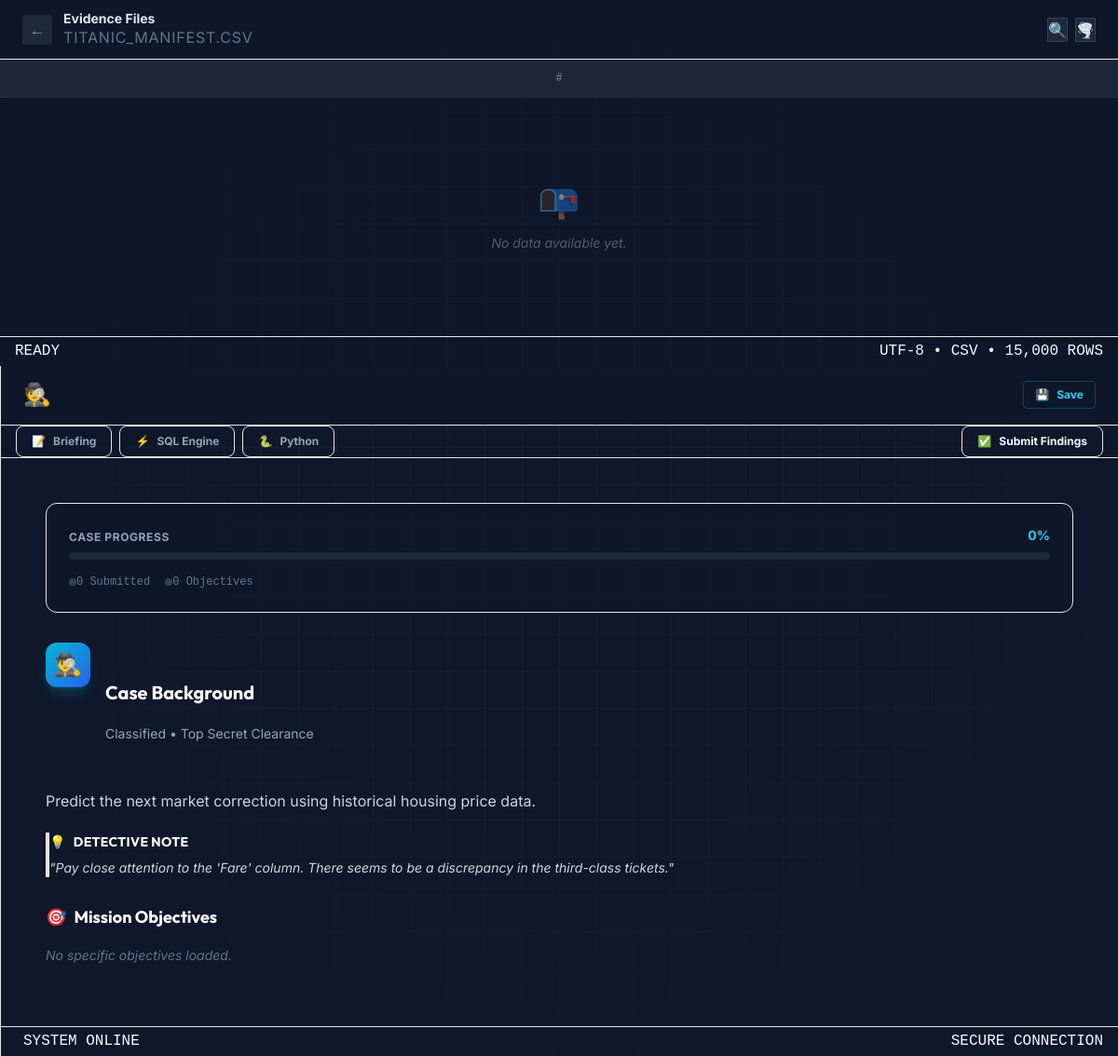
/case/3/ (signed in), run on the app's committed database.
### core/models.py (models this page shows, shortened)
class Case(models.Model):
    DIFFICULTY_CHOICES = [
        ('Easy', 'Easy'),
        ('Medium', 'Medium'),
        ('Hard', 'Hard'),
    ]
    COLOR_CHOICES = [
        ('green', 'Green'),
        ('yellow', 'Yellow'),
        ('red', 'Red'),
    ]
    title = models.CharField(max_length=200)
    description = models.TextField()
    dataset = models.ForeignKey(Dataset, on_delete=models.SET_NULL, null=True, blank=True, related_name='cases')
    difficulty = models.CharField(max_length=20, choices=DIFFICULTY_CHOICES)
    difficulty_color = models.CharField(max_length=20, choices=COLOR_CHOICES, default='green')
    xp_reward = models.IntegerField(default=100)
    order = models.IntegerField(default=0, help_text="Order in the learning path")
    is_active = models.BooleanField(default=True)

### core/views.py (the view, shortened to what this page needs)
# urls.py: path('case/<int:id>/', views.case_detail_view, name='case_detail'),
@login_required
def case_detail_view(request, id):
    case = get_object_or_404(Case, id=id)
    columns = []
    rows = []
    context = {
        'case': case,
        'columns': columns,
        'rows': rows,
    }
    return render(request, 'core/case_detail.html', context)

### core/templates/core/case_detail.html (shortened to what this page needs)
{% extends 'core/base.html' %}
{% block padding_top %}pt-0{% endblock %}
{% block content %}
<div class="min-h-screen lg:h-screen flex flex-col lg:flex-row lg:overflow-hidden bg-[#0f172a]">
    <div
        class="w-full lg:w-1/2 flex flex-col border-r border-slate-700/50 bg-slate-900/50 h-[60vh] lg:h-full shrink-0 min-w-0">
        <div
            class="h-16 flex items-center justify-between px-6 border-b border-slate-700/50 bg-slate-800/20 backdrop-blur shrink-0">
            <div class="flex items-center gap-3">
                <a href="{% url 'dashboard' %}"
                    class="w-8 h-8 rounded bg-slate-800 flex items-center justify-center text-slate-400 hover:text-white hover:bg-slate-700 transition-all"
                    title="Back to Dashboard">
                    ←
                </a>
                <div>
                    <span class="block font-bold text-slate-200 text-sm leading-tight">Evidence Files</span>
                    <span
                        class="text-[10px] text-slate-500 uppercase tracking-wider block truncate max-w-[100px] sm:max-w-none">
                        {% if case.dataset %}{{ case.dataset.name }}{% else %}titanic_manifest.csv{% endif %}
                    </span>
                </div>
            </div>
            <div class="flex items-center gap-2">
                <button
                    class="p-1.5 text-slate-400 hover:text-white transition-colors bg-slate-800 border border-slate-700 rounded-md sm:hidden"
                    title="Search">🔍</button>
                <button
                    class="p-1.5 text-slate-400 hover:text-white transition-colors bg-slate-800 border border-slate-700 rounded-md"
                    title="Filter">🌪️</button>
            </div>
        </div>
        <div class="flex-1 overflow-auto relative custom-scrollbar bg-[#0B1120]">
            <table class="w-full text-left text-sm text-slate-400 border-collapse">
                <thead class="bg-slate-800/80 text-slate-300 sticky top-0 z-10 shadow-sm backdrop-blur-sm">
                    <tr>
                        <th
                            class="px-4 py-3 font-mono text-xs border-b border-slate-700 whitespace-nowrap bg-slate-800/50 text-slate-500 w-12 text-center select-none">
                            #</th>
                    </tr>
                </thead>
                <tbody class="divide-y divide-slate-800/30">
                    {% for row in rows %}
                    <tr class="hover:bg-cyan-500/5 transition-colors cursor-pointer group">
                        <td
                            class="px-4 py-2 font-mono text-[10px] text-slate-600 border-r border-slate-800/50 bg-slate-900/40 text-center select-none">
                            {{ forloop.counter }}</td>
                        {% for cell in row %}
                        <td class="px-4 py-2 text-xs border-r border-dashed border-slate-800/30 truncate max-w-[200px] text-slate-400 group-hover:text-slate-200"
                            title="{{ cell }}">
                            {{ cell }}
                        </td>
                        {% endfor %}
                    </tr>
                    {% empty %}
                    <tr>
                        <td colspan="100" class="h-64 text-center">
                            <div class="flex flex-col items-center justify-center opacity-50">
                                <span class="text-4xl mb-4">📭</span>
                                <p class="text-slate-400 italic">No data available yet.</p>
                            </div>
                        </td>
                    </tr>
                    {% endfor %}
                </tbody>
            </table>
        </div>
        <div
            class="h-8 bg-[#0a0f1c] border-t border-slate-800 flex items-center px-4 text-[10px] text-slate-600 font-mono justify-between shrink-0">
            <span>READY</span>
            <span>UTF-8 • CSV • 15,000 ROWS</span>
        </div>
    </div>
    <div
        class="w-full lg:w-1/2 flex flex-col bg-[#0f172a] relative border-l border-slate-800 shadow-2xl h-auto lg:h-full min-w-0">
        <div
            class="h-16 flex items-center justify-between px-6 border-b border-slate-800 bg-slate-900/50 backdrop-blur-md shrink-0">
            <div class="flex items-center gap-6">
                <a href="/"
                    class="text-xl font-bold font-heading tracking-wide flex items-center gap-2 hover:opacity-80 transition-opacity">
                    <span class="text-2xl text-cyan-400">🕵️</span>
                </a>
            </div>
            <div class="flex items-center gap-4">
                <button
                    class="bg-cyan-600/10 hover:bg-cyan-600/20 text-cyan-400 border border-cyan-500/30 hover:border-cyan-500/50 rounded px-3 py-1.5 text-xs font-bold flex items-center gap-2 transition-all group">
                    <span>💾</span> <span class="group-hover:text-cyan-300">Save</span>
                </button>
            </div>
        </div>
        <div
            class="flex items-center px-4 bg-slate-900/30 border-b border-slate-800 gap-4 pt-3 pb-1 overflow-x-auto no-scrollbar whitespace-nowrap shrink-0">
            <div class="flex items-center gap-2">
                <button onclick="switchTab('brief')" id="tab-brief"
                    class="tab-btn px-4 py-2 text-xs font-bold rounded-lg border border-transparent text-slate-400 hover:text-white hover:bg-slate-800 transition-all flex items-center gap-2">
                    <span>📝</span> Briefing
                </button>
                <button onclick="switchTab('sql')" id="tab-sql"
                    class="tab-btn px-4 py-2 text-xs font-bold rounded-lg border border-transparent text-slate-400 hover:text-white hover:bg-slate-800 transition-all flex items-center gap-2">
                    <span>⚡</span> SQL Engine
                </button>
                <button onclick="switchTab('python')" id="tab-python"
                    class="tab-btn px-4 py-2 text-xs font-bold rounded-lg border border-transparent text-slate-400 hover:text-white hover:bg-slate-800 transition-all flex items-center gap-2">
                    <span>🐍</span> Python
                </button>
            </div>
            <button onclick="switchTab('submit')" id="tab-submit"
                class="tab-btn px-4 py-2 text-xs font-bold rounded-lg border border-amber-500/30 text-amber-500/80 bg-amber-500/5 hover:bg-amber-500/10 hover:text-amber-400 transition-all flex items-center gap-2 shadow-lg shadow-amber-900/10 ml-auto md:ml-0">
                <span>✅</span> Submit Findings
            </button>
        </div>
        <div id="content-area"
            class="flex-1 overflow-y-auto p-0 relative group custom-scrollbar bg-[#0f172a] scroll-smooth min-h-[500px] lg:min-h-0">
            <div id="view-brief" class="tab-view p-6 md:p-12 space-y-10 max-w-5xl mx-auto">
                <div class="bg-slate-900/50 rounded-xl border border-slate-700/50 p-6 backdrop-blur-sm mb-8">
                    <div class="flex justify-between items-end mb-2">
                        <span class="text-xs font-bold text-slate-400 uppercase tracking-wider">Case Progress</span>
                        <span class="text-sm font-bold text-cyan-400">0%</span>
                    </div>
                    <div class="w-full bg-slate-800 h-2 rounded-full overflow-hidden">
                    </div>
                    <div class="mt-4 flex gap-4 text-xs text-slate-500 font-mono">
                        <span class="flex items-center gap-1.5"><span class="w-2 h-2 rounded-full bg-slate-700"></span>
                            0 Submitted</span>
                        <span class="flex items-center gap-1.5"><span class="w-2 h-2 rounded-full bg-slate-700"></span>
                            {{ case.questions.count }} Objectives</span>
                    </div>
                </div>
                <div class="prose prose-invert prose-sm max-w-none">
                    <div class="flex items-start gap-4 mb-8">
                        <div
                            class="w-12 h-12 rounded-xl bg-gradient-to-br from-cyan-500 to-blue-600 flex items-center justify-center shrink-0 shadow-lg shadow-cyan-500/20">
                            <span class="text-2xl">🕵️‍♂️</span>
                        </div>
                        <div>
                            <h2 class="text-xl font-bold font-heading text-white m-0">Case Background</h2>
                            <p class="text-slate-400 text-sm mt-1">Classified • Top Secret Clearance</p>
                        </div>
                    </div>
                    <p class="text-slate-300 leading-relaxed text-base">{{ case.description }}</p>
                    <div
                        class="my-8 p-5 border-l-4 border-amber-500 bg-gradient-to-r from-amber-500/10 to-transparent rounded-r-lg">
                        <h4
                            class="font-bold text-amber-400 m-0 text-sm uppercase tracking-wide mb-2 flex items-center gap-2">
                            <span>💡</span> Detective Note
                        </h4>
                        <p class="m-0 text-sm text-amber-100/90 italic">"Pay close attention to the 'Fare' column. There
                            seems to be a discrepancy in the third-class tickets."</p>
                    </div>
                    <h3 class="text-lg font-bold text-white mt-8 mb-4 flex items-center gap-2">
                        <span>🎯</span> Mission Objectives
                    </h3>
                    <div class="space-y-3">
                        {% for q in case.questions.all %}
                        <div
                            class="flex items-start gap-4 p-4 rounded-xl bg-slate-800/30 border border-slate-700/50 hover:border-slate-600 transition-colors group">
                            <div
                                class="w-8 h-8 rounded-lg bg-slate-800 flex items-center justify-center shrink-0 border border-slate-700 group-hover:border-slate-500 transition-colors">
                                {% if q.question_type == 'SQL' %}
                                <span class="text-sm">⚡</span>
                                {% elif q.question_type == 'PYTHON' %}
                                <span class="text-sm">🐍</span>
                                {% else %}
                                <span class="text-sm">❓</span>
                                {% endif %}
                            </div>
                            <div>
                                <span
                                    class="text-[10px] uppercase font-bold text-slate-500 tracking-wider block mb-0.5">{{
                                    q.get_question_type_display }}</span>
                                <p class="text-slate-200 font-medium text-sm">{{ q.text }}</p>
                            </div>
                            <span
                                class="ml-auto text-xs font-bold text-cyan-500 opacity-0 group-hover:opacity-100 transition-opacity">+{{
                                q.points }} XP</span>
                        </div>
                        {% empty %}
                        <p class="text-slate-500 italic text-sm">No specific objectives loaded.</p>
                        {% endfor %}
                    </div>
                </div>
            </div>
        </div>
        <div
            class="h-8 bg-[#0a0f1c] border-t border-slate-800 flex items-center px-4 text-[10px] text-slate-600 font-mono justify-between shrink-0">
            <span class="flex items-center gap-2">
                <div class="w-1.5 h-1.5 rounded-full bg-green-500"></div> SYSTEM ONLINE
            </span>
            <span>SECURE CONNECTION</span>
        </div>
    </div>
</div>
{% endblock %}

### core/templates/core/base.html (style rules this page uses)
body { font-family: 'Inter', sans-serif; background-color: #0f172a; color: #f8fafc; overflow-x: hidden; }
h1, h2, h3, h4, h5, h6 { font-family: 'Outfit', sans-serif; }
.no-scrollbar { -ms-overflow-style: none; scrollbar-width: none; }

### data on the page
Case: questions.count "0", description "Predict the next market correction using historical housing price data."
